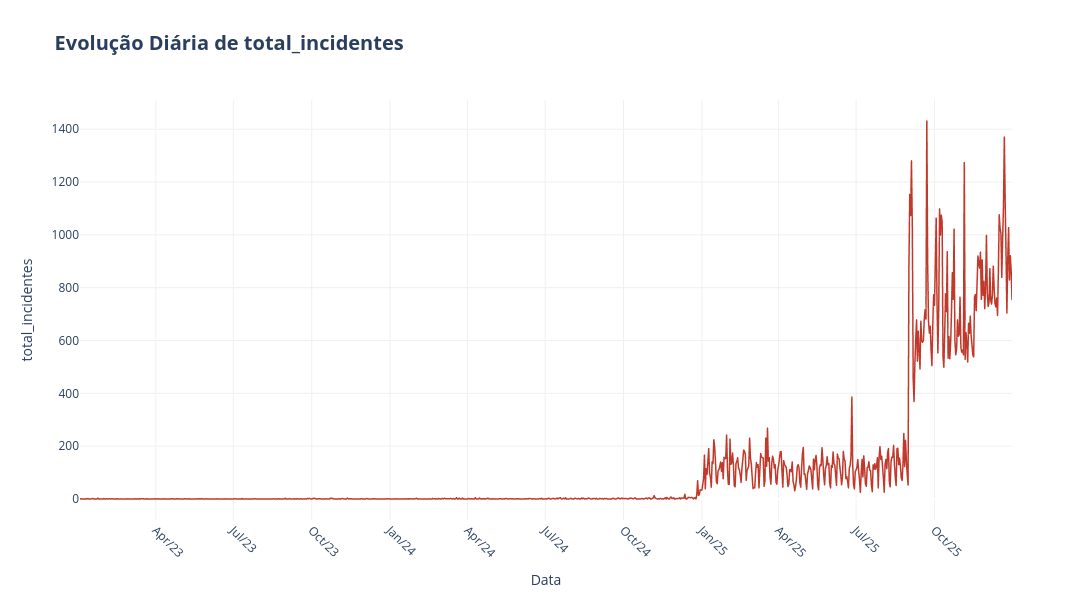
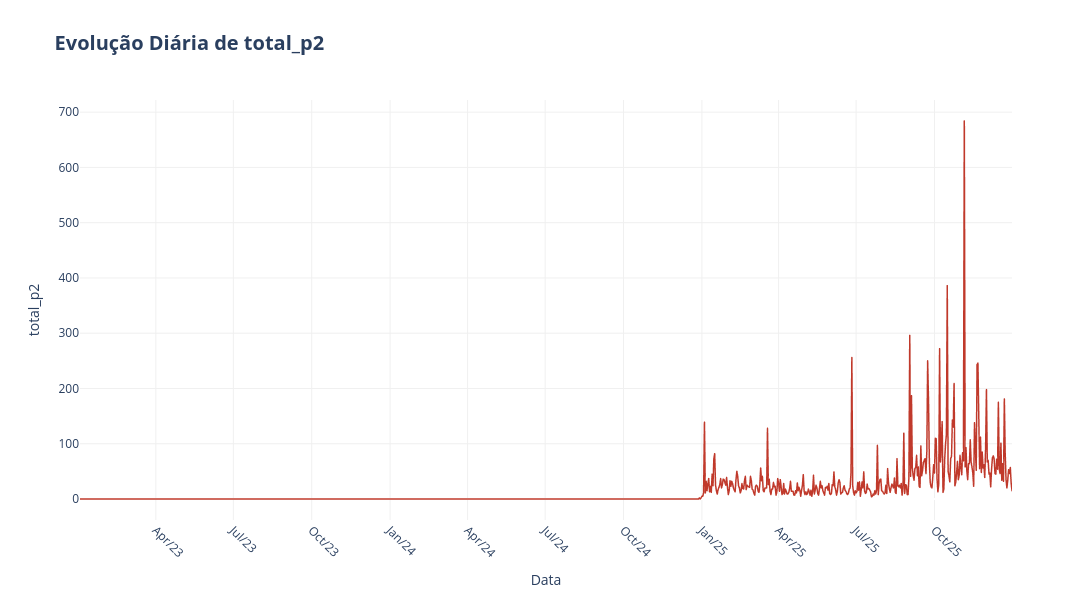
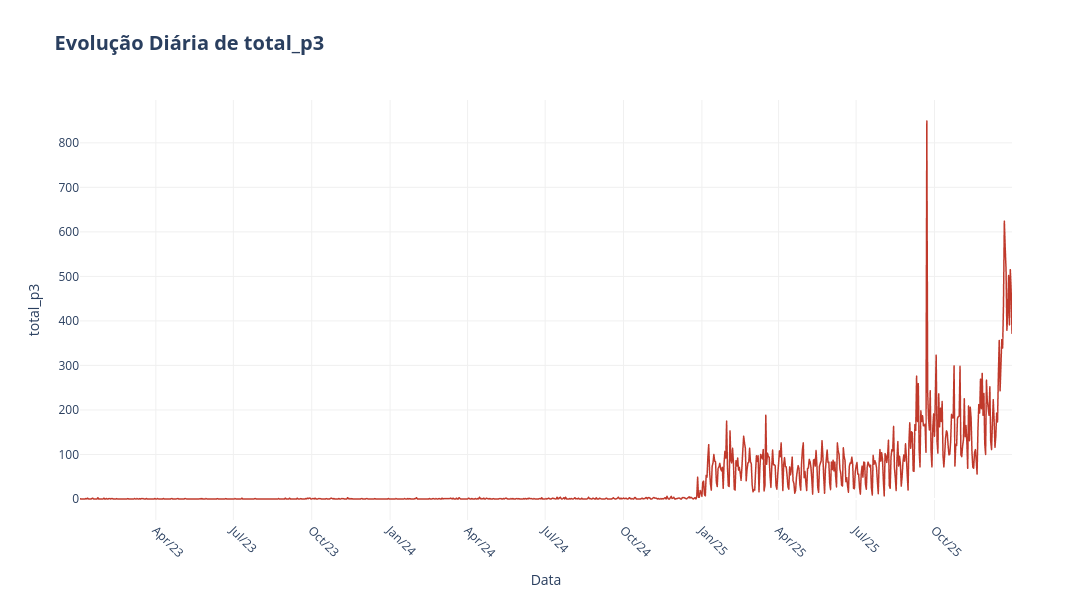
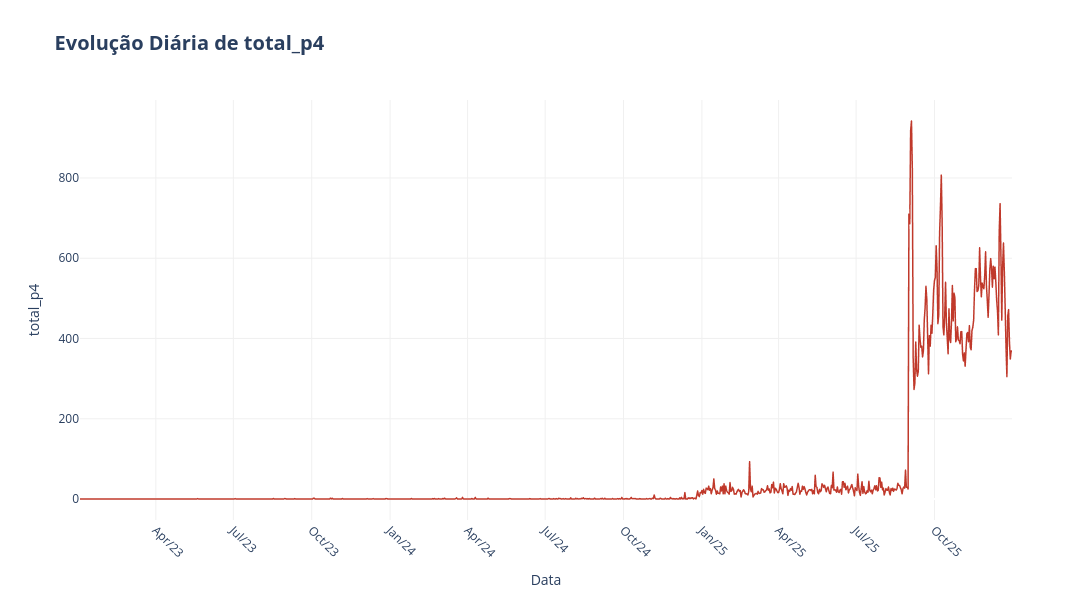

Source (notebook cell) for these figures, in order:
### Markdown cell above
###### Gráfico: Incidentes por dia

### Code cell
# Criando gráfico de incidentes por dia em ordem cronológica

for col in ["total_incidentes", "total_p2", "total_p3", "total_p4"]:
  fig = px.line(
      df_diario,
      x='data',
      y=col,
      title=f'<b>Evolução Diária de {col}</b>',
      labels={'data': 'Data', 'incidentes': 'Quantidade de Incidentes'}
  )

  fig.update_traces(
      line=dict(color='#c0392b', width=1.5),
      hovertemplate='<b>Data:</b> %{x|%d/%m/%Y}<br><b>Incidentes:</b> %{y}<extra></extra>'
  )

  fig.update_layout(
      title_font_size=20,
      hovermode='x unified',
      plot_bgcolor='white',
      xaxis=dict(
          showgrid=True,
          gridcolor='#f0f0f0',
          nticks=15,
          tickformat='%b/%y',
          tickangle=45
      ),
      yaxis=dict(
          showgrid=True,
          gridcolor='#f0f0f0'
      ),
      width=1100,
      height=600
  )
  fig.show()
  print("\n")

### Figure 1 — Plotly figure (JSON) as saved in the notebook; plotly's stock layout.template omitted (floating-point values rounded to 4 significant figures; data arrays with more than 128 entries replaced by an {"elided": "..."} marker saying what was removed)
{"data": [{"hovertemplate": "<b>Data:</b> %{x|%d/%m/%Y}<br><b>Incidentes:</b> %{y}<extra></extra>", "legendgroup": "", "line": {"color": "#c0392b", "dash": "solid", "width": 1.5}, "marker": {"symbol": "circle"}, "mode": "lines", "name": "", "showlegend": false, "type": "scattergl", "x": {"elided": "1095 str values"}, "xaxis": "x", "y": {"elided": "1095 int values"}, "yaxis": "y"}], "layout": {"height": 600, "hovermode": "x unified", "legend": {"tracegroupgap": 0}, "plot_bgcolor": "white", "title": {"font": {"size": 20}, "text": "<b>Evolução Diária de total_incidentes</b>"}, "width": 1100, "xaxis": {"anchor": "y", "domain": [0, 1], "gridcolor": "#f0f0f0", "nticks": 15, "showgrid": true, "tickangle": 45, "tickformat": "%b/%y", "title": {"text": "Data"}}, "yaxis": {"anchor": "x", "domain": [0, 1], "gridcolor": "#f0f0f0", "showgrid": true, "title": {"text": "total_incidentes"}}}}

### Figure 2 — Plotly figure (JSON) as saved in the notebook; plotly's stock layout.template omitted (floating-point values rounded to 4 significant figures; data arrays with more than 128 entries replaced by an {"elided": "..."} marker saying what was removed)
{"data": [{"hovertemplate": "<b>Data:</b> %{x|%d/%m/%Y}<br><b>Incidentes:</b> %{y}<extra></extra>", "legendgroup": "", "line": {"color": "#c0392b", "dash": "solid", "width": 1.5}, "marker": {"symbol": "circle"}, "mode": "lines", "name": "", "showlegend": false, "type": "scattergl", "x": {"elided": "1095 str values"}, "xaxis": "x", "y": {"elided": "1095 int values"}, "yaxis": "y"}], "layout": {"height": 600, "hovermode": "x unified", "legend": {"tracegroupgap": 0}, "plot_bgcolor": "white", "title": {"font": {"size": 20}, "text": "<b>Evolução Diária de total_p2</b>"}, "width": 1100, "xaxis": {"anchor": "y", "domain": [0, 1], "gridcolor": "#f0f0f0", "nticks": 15, "showgrid": true, "tickangle": 45, "tickformat": "%b/%y", "title": {"text": "Data"}}, "yaxis": {"anchor": "x", "domain": [0, 1], "gridcolor": "#f0f0f0", "showgrid": true, "title": {"text": "total_p2"}}}}

### Figure 3 — Plotly figure (JSON) as saved in the notebook; plotly's stock layout.template omitted (floating-point values rounded to 4 significant figures; data arrays with more than 128 entries replaced by an {"elided": "..."} marker saying what was removed)
{"data": [{"hovertemplate": "<b>Data:</b> %{x|%d/%m/%Y}<br><b>Incidentes:</b> %{y}<extra></extra>", "legendgroup": "", "line": {"color": "#c0392b", "dash": "solid", "width": 1.5}, "marker": {"symbol": "circle"}, "mode": "lines", "name": "", "showlegend": false, "type": "scattergl", "x": {"elided": "1095 str values"}, "xaxis": "x", "y": {"elided": "1095 int values"}, "yaxis": "y"}], "layout": {"height": 600, "hovermode": "x unified", "legend": {"tracegroupgap": 0}, "plot_bgcolor": "white", "title": {"font": {"size": 20}, "text": "<b>Evolução Diária de total_p3</b>"}, "width": 1100, "xaxis": {"anchor": "y", "domain": [0, 1], "gridcolor": "#f0f0f0", "nticks": 15, "showgrid": true, "tickangle": 45, "tickformat": "%b/%y", "title": {"text": "Data"}}, "yaxis": {"anchor": "x", "domain": [0, 1], "gridcolor": "#f0f0f0", "showgrid": true, "title": {"text": "total_p3"}}}}

### Figure 4 — Plotly figure (JSON) as saved in the notebook; plotly's stock layout.template omitted (floating-point values rounded to 4 significant figures; data arrays with more than 128 entries replaced by an {"elided": "..."} marker saying what was removed)
{"data": [{"hovertemplate": "<b>Data:</b> %{x|%d/%m/%Y}<br><b>Incidentes:</b> %{y}<extra></extra>", "legendgroup": "", "line": {"color": "#c0392b", "dash": "solid", "width": 1.5}, "marker": {"symbol": "circle"}, "mode": "lines", "name": "", "showlegend": false, "type": "scattergl", "x": {"elided": "1095 str values"}, "xaxis": "x", "y": {"elided": "1095 int values"}, "yaxis": "y"}], "layout": {"height": 600, "hovermode": "x unified", "legend": {"tracegroupgap": 0}, "plot_bgcolor": "white", "title": {"font": {"size": 20}, "text": "<b>Evolução Diária de total_p4</b>"}, "width": 1100, "xaxis": {"anchor": "y", "domain": [0, 1], "gridcolor": "#f0f0f0", "nticks": 15, "showgrid": true, "tickangle": 45, "tickformat": "%b/%y", "title": {"text": "Data"}}, "yaxis": {"anchor": "x", "domain": [0, 1], "gridcolor": "#f0f0f0", "showgrid": true, "title": {"text": "total_p4"}}}}
